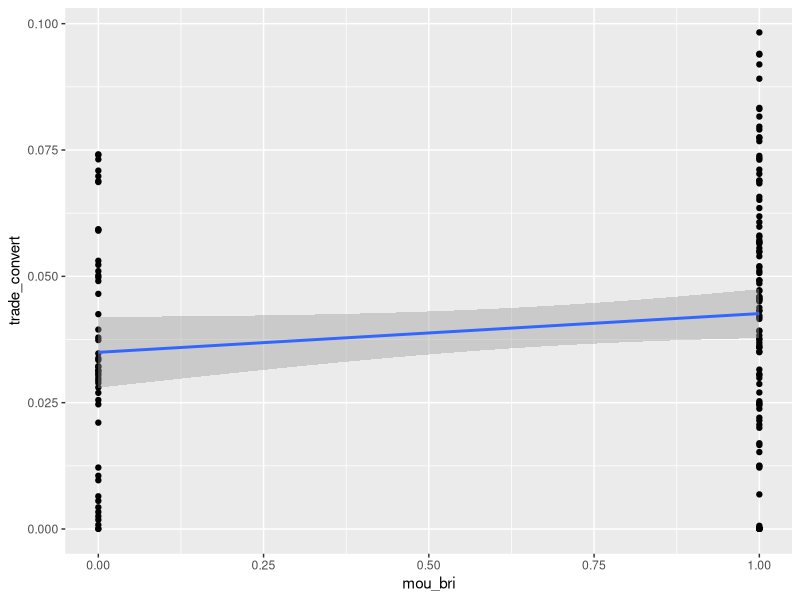
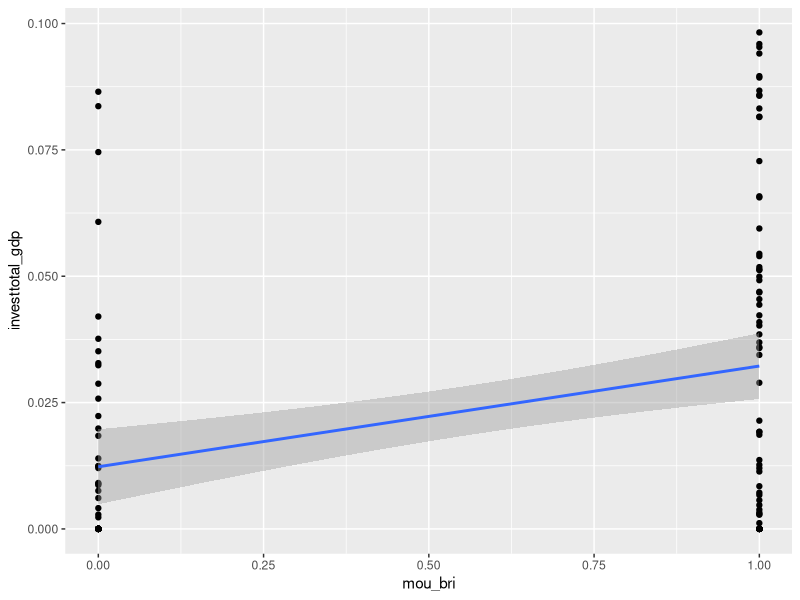
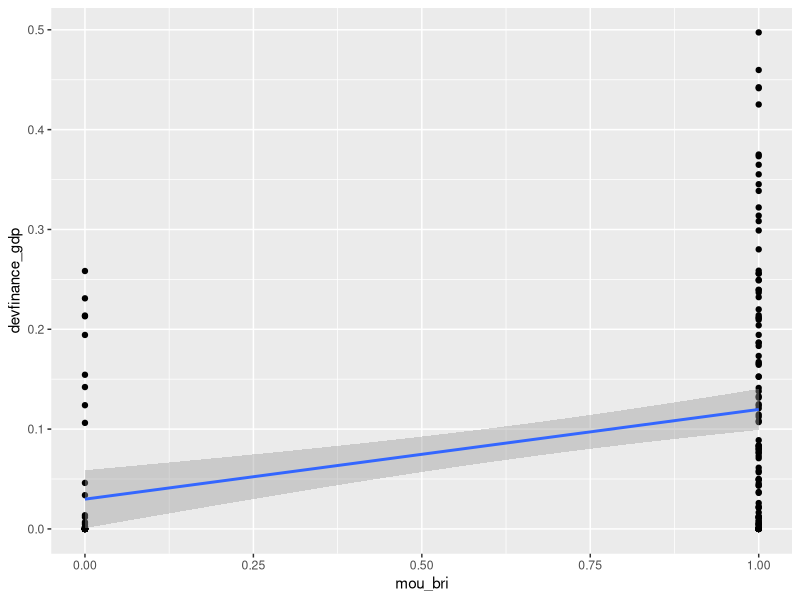

Source code (R) for these figures, in order: (Note: this script raises an error after producing the figures.)
library(tidyverse)
library(ggplot2)
library(dplyr)
library(readxl)
library(ggrepel)

#Importar la base
base_china_v1 <- read_excel("data/otras/base_china_v1.xlsx")
View(base_china_v1)

colnames(base_china_v1)

#Seleccionar las variables en nueva base y limpiar GDP
base <- base_china_v1 %>% 
  select(id, 
         abv, 
         country,
         partnerships_rpc,
         mou_bri, 
         gdp,
         trade_rpc_2019,
         tradercp_gdp, 
         investtotal_gdp,
         devfinance_gdp) %>% 
  filter(gdp != "na")


bri <- table(base$mou_bri)
bri


#COMERCIO
##Base comercial
base_trade_bri <- base %>%
  filter(tradercp_gdp != "na") %>%
  mutate(trade_convert = as.numeric(tradercp_gdp)) %>%
  filter(trade_convert < 0.1)

class(base_trade_bri$trade_convert)
summary(base_trade_bri$trade_convert)
  

##Grafico base comercial
ggplot(base_trade_bri, aes(y = trade_convert, x = mou_bri)) +
  geom_point() +
  geom_smooth(method = "lm")
  
  # + geom_text_repel(data = base_trade_bri %>%
  #                   filter(trade_convert < 0.01),
  #                   aes(y = trade_convert, label=country))


#INVERSION
##Base inversión
base_invest_bri <- base %>%
  filter(investtotal_gdp != "na" & investtotal_gdp < 0.1)

class(base_invest_bri$investtotal_gdp)
summary(base_invest_bri$investtotal_gdp)

##Gráfico base inversión
ggplot(base_invest_bri, aes(x=mou_bri, y = investtotal_gdp)) +
  geom_point() +
  geom_smooth(method = "lm")
  
  # + geom_text_repel(data = base_invest_bri %>%
  #                   filter(investtotal_gdp > 0.05),
  #                   aes(y= investtotal_gdp, label=country))



#FINANCIAMIENTO AL DESARROLLO
##Base inversión
base_dev_bri <- base %>%
  filter(devfinance_gdp != "na" & devfinance_gdp < 0.5)

class(base_dev_bri$devfinance_gdp)
summary(base_dev_bri$devfinance_gdp)

##Gráfico base inversión
ggplot(base_dev_bri, aes(x=mou_bri, y = devfinance_gdp)) +
  geom_point() +
  geom_smooth(method = "lm")
  
  + geom_text_repel(data = base_dev_bri %>%
                  filter(mou_bri == 0 & devfinance_gdp > 0.1),
                  aes(y = devfinance_gdp, label=country))
    